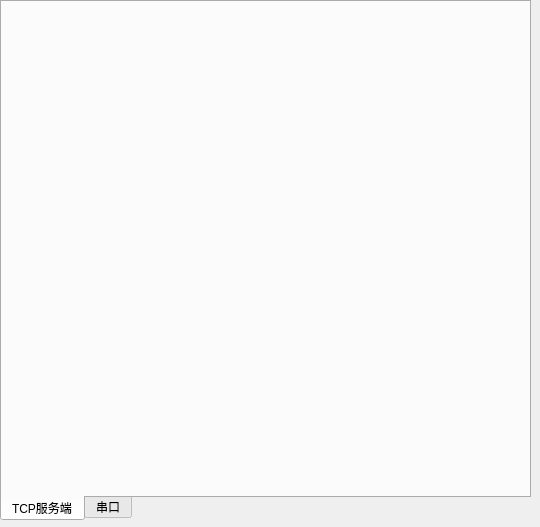
<?xml version="1.0" encoding="UTF-8"?>
<ui version="4.0">
 <class>frmmain</class>
 <widget class="QWidget" name="frmmain">
  <property name="geometry">
   <rect>
    <x>0</x>
    <y>0</y>
    <width>540</width>
    <height>527</height>
   </rect>
  </property>
  <property name="windowTitle">
   <string>frmmain</string>
  </property>
  <widget class="QTabWidget" name="tabWidget">
   <property name="geometry">
    <rect>
     <x>0</x>
     <y>0</y>
     <width>531</width>
     <height>521</height>
    </rect>
   </property>
   <property name="tabPosition">
    <enum>QTabWidget::South</enum>
   </property>
   <property name="currentIndex">
    <number>0</number>
   </property>
   <widget class="frmTcpServer" name="tabTCP">
    <attribute name="title">
     <string>TCP服务端</string>
    </attribute>
   </widget>
   <widget class="QWidget" name="tabSeries">
    <attribute name="title">
     <string>串口</string>
    </attribute>
   </widget>
  </widget>
 </widget>
 <layoutdefault spacing="6" margin="11"/>
 <customwidgets>
  <customwidget>
   <class>frmTcpServer</class>
   <extends>QWidget</extends>
   <header>frmtcpserver.h</header>
   <container>1</container>
  </customwidget>
 </customwidgets>
 <resources/>
 <connections/>
</ui>
